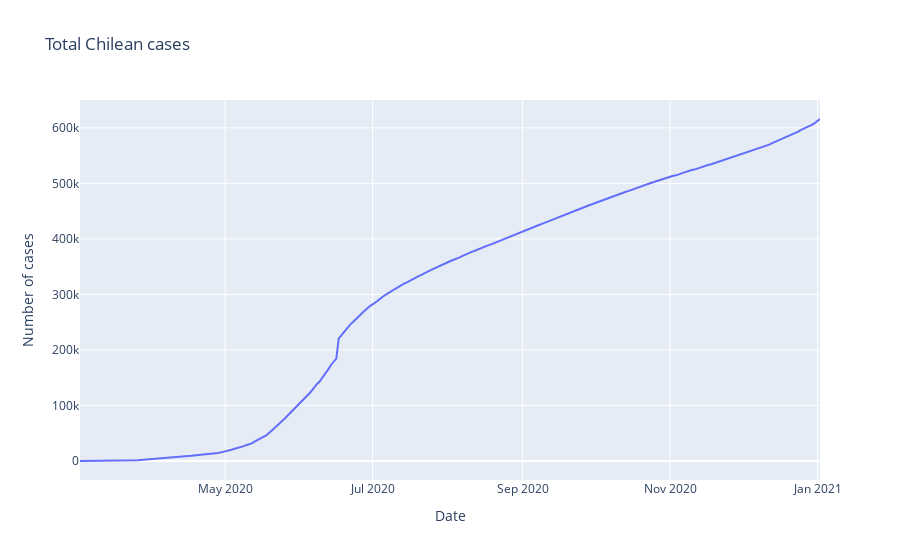

Notebook source saved alongside this figure:
### Code cell
#Ploting Total Chilean cases

px.line(df['Casos totales'],
        y= 'Casos totales',
        title= "Total Chilean cases",
        labels= {'Fecha':'Date'}
        ).update_layout(
                    yaxis_title='Number of cases')

### Figure 1 — Plotly figure (JSON) as saved in the notebook; plotly's stock layout.template omitted (floating-point values rounded to 4 significant figures; data arrays with more than 128 entries replaced by an {"elided": "..."} marker saying what was removed)
{"data": [{"hovertemplate": "Date=%{x}<br>Casos totales=%{y}<extra></extra>", "legendgroup": "", "line": {"color": "#636efa", "dash": "solid"}, "mode": "lines", "name": "", "orientation": "v", "showlegend": false, "type": "scatter", "x": {"elided": "307 str values"}, "xaxis": "x", "y": {"elided": "307 int values"}, "yaxis": "y"}], "layout": {"legend": {"tracegroupgap": 0}, "title": {"text": "Total Chilean cases"}, "xaxis": {"anchor": "y", "domain": [0, 1], "title": {"text": "Date"}}, "yaxis": {"anchor": "x", "domain": [0, 1], "title": {"text": "Number of cases"}}}}
